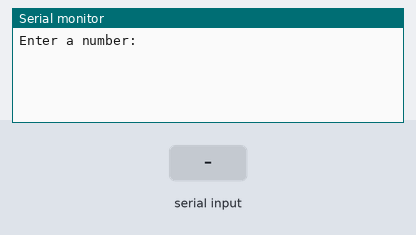
Bench run of a sketch on a simulated Arduino Uno, built with avr-gcc and run on an emulated ATmega328P. On the bench: the last lines printed to the serial monitor. Inputs (shaded band) come from the test bench.

Above: at 1.2 s.
1.3 s: "90,45\n" received over Serial
At 3.5 s:
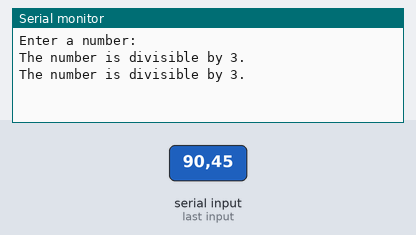
3.8 s: "5\n" received over Serial
At 4.8 s:
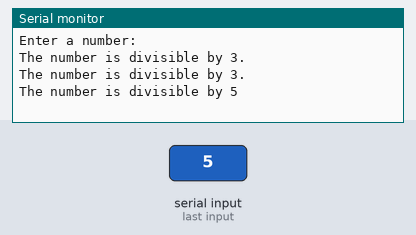

The sketch:

NumberDivisibleBy3Or5.ino
```cpp
void setup() {

  Serial.begin(9600);

    Serial.println("Enter a number:");

}

void loop() {

  if (Serial.available() > 0) {


   int num = Serial.parseInt();

    if (num % 3 == 0){
      Serial.println("The number is divisible by 3.");
    }
    else if(num % 5 == 0){
      Serial.println("The number is divisible by 5");
    }

    else{
    Serial.println("The number is not divisible by 3 or 5");
    }

    delay(1000);

  }
}
```

Measured:
- after the input at 1.3 s, the serial monitor: prints a new line at once (image 1)
- after the input at 3.8 s, the serial monitor: prints a new line at once (image 2)
